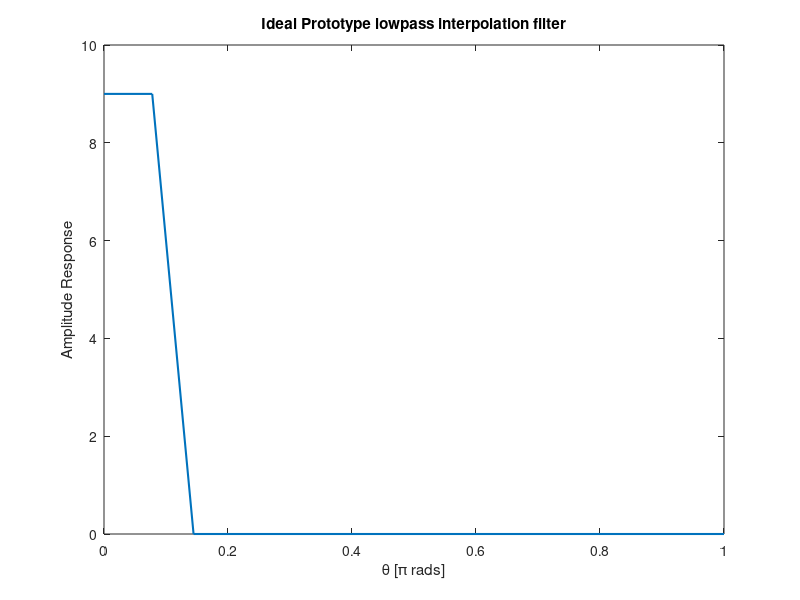

This figure's MATLAB source: (Note: this script raises an error after producing the figure.)
%%

clear all;
clc;
close all;

% this is a code for wet 3 of DSP

Fs = 1000; % original FS

%% Section 1

% ideal filter prototype

L = 9;
fsamp = Fs*L;
M = 1000;
fstop = 1.3/L;
fpass = 0.7/L;


% theta = 0:0.001:1;
% transition = fstop - fpass;
% line = (-1/transition)+fstop/transition;
% lpFilt = (theta < fpass)*L + L*(theta > fpass & theta < fstop).*(-1/transition*theta+fstop/transition);

theta = [0 fpass fstop 1];
lpFilt = [9 9 0 0];

figure(1)
plot(theta, (lpFilt),'-', 'LineWidth', 1.5);
xlim([ 0 1 ])
title('Ideal Prototype lowpass interpolation filter') 
xlabel('\theta [\pi rads]')
ylabel('Amplitude Response')


%% Section 2 

% equiripple remez
N = 135;
b = firpm(N-1, theta, lpFilt);
[h,w] = freqz(b,1,512);
figure(2);
plot(w/pi,db(abs(h)));
h_ripple = h;
hold on;
xlim([ 0 1 ])
title(['Equiripple Remez lowpass polyphase filter, Order = ' num2str(N)]) 
xlabel('\theta [\pi rads]')
ylabel('Amplitude Response')
legend({'Equirriple'})

polyPhaseEquiripple=cell(1,L);

figure(3);

legendPol = {};
for i=0:L-1
    %Phases_Mat_coeffs(i+1,:) = circshift(b, i);
    shifted = circshift(b, i);
    polyPhaseEquiripple{i+1} = shifted(1:L:end);
    grpdelay(shifted(1:L:end))
    legendPol{end+1} = ['Pol ' num2str(i)];
    hold on;
end
legend(legendPol);
ylim([-10 20]);
title(['Phase Delays of polyphase filters, Equiripple, Order = ' num2str(N)])

figure(4) 
legendPol = {};
for i=0:L-1
    %Phases_Mat_coeffs(i+1,:) = circshift(b, i);
    shifted = circshift(b, i);
    [h,w] = freqz(shifted(1:L:end),1);
    plot(w/pi,20*log10(abs(h)))
    legendPol{end+1} = ['Pol ' num2str(i)];
    hold on;
end
legend(legendPol);
title(['Magnitude Response of polyphase filters, Equiripple, Order = ' num2str(N)])
xlabel('Normalized Frequency (\times\pi rad/sample)')
ylabel('Magnitude (dB)')

%% Section 3

% LS

N = 135;
b = firls(N-1, theta, lpFilt);
[h,w] = freqz(b,1,512);
h_ls = h;
figure(5)
plot(w/pi,10*log10(abs(h_ls)));
hold on;
plot(w/pi,10*log10(abs(h_ripple)));
xlim([ 0 1 ])
title(['LS and Equirriple polyphase filter, Order = ' num2str(N)]) 
xlabel('\theta [\pi rads]')
ylabel('Amplitude Response')
legend({'LS', 'Equiripple'});

polyPhaseLS = cell(1,L);

figure(6)

legendPol = {};
for i=0:L-1
    %Phases_Mat_coeffs(i+1,:) = circshift(b, i);
    shifted = circshift(b, i);
    polyPhaseLS{i+1} = shifted(1:L:end);
    grpdelay(shifted(1:L:end))
    legendPol{end+1} = ['Pol ' num2str(i)];
    hold on;
end
legend(legendPol);
ylim([-10 20]);
title(['Phase Delays of polyphase filters, LS, Order = ' num2str(N)])
figure(7) 
legendPol = {};
for i=0:L-1
    %Phases_Mat_coeffs(i+1,:) = circshift(b, i);
    shifted = circshift(b, i);
    [h,w] = freqz(shifted(1:L:end),1);
    plot(w/pi,20*log10(abs(h)))
    legendPol{end+1} = ['Pol ' num2str(i)];
    hold on;
end
legend(legendPol);
title(['Magnitude Response of polyphase filters, LS, Order = ' num2str(N)])
xlabel('Normalized Frequency (\times\pi rad/sample)')
ylabel('Magnitude (dB)')






% this is a code for wet 3 Q2 of DSP

Fs = 8000; % original FS
Fs_y = 72000;

%% Q2 Section 1
t = linspace(0,pi,1000);
f1 = 1000;
f2 = 2000;
f3 = 3000;
phi1 = rand(1)*2*pi;
phi2 = rand(1)*2*pi;
phi3 = rand(1)*2*pi;
x = cos(2*pi*f1*t + phi1) + cos(2*pi*f2*t + phi2) + cos(2*pi*f3*t + phi3);

Ts = 1/Fs;
t_new = linspace(0, 511*Ts, 512);
x_n = cos(2*pi*f1*t_new + phi1) + cos(2*pi*f2*t_new + phi2) + cos(2*pi*f3*t_new + phi3);

Ts_y = 1/Fs_y;
t_new_y = 0:Ts_y:511*Ts;
y_m = cos(2*pi*f1*t_new_y + phi1) + cos(2*pi*f2*t_new_y + phi2) + cos(2*pi*f3*t_new_y + phi3);

figure(8);
plot(t_new, x_n,'-', 'LineWidth', 1.5);
hold on;
scatter(t_new, x_n);
scatter(t_new_y, y_m);
xlim([0, 5e-3]);
title('x[n] and y[m]');
legend({'x[n]', 'y[m]'});


%% Q2  Section 2

% EQUIRIPPLE RECOVERY 

u = cell(1,L);
y_length = length(upsample(filter(polyPhaseEquiripple{1},1,x_n),L));
y_hat = zeros(1,y_length);
for branch = 0:L-1 
    
    x_conv_p = filter(polyPhaseEquiripple{branch+1},1,x_n);
    ui = upsample(x_conv_p, L);
    y_hat_i = circshift(ui, branch);
    y_hat_i(1:branch) = 0;
    y_hat = y_hat + y_hat_i;
    
end

figure(9);

plot(y_m, '-', 'LineWidth', 1.5);
hold on;
plot(y_hat, '-', 'LineWidth', 1.5);
xlim([1 512])
title('y[m] and $\hat{y}[m]$','Interpreter','latex');
legend({'y[m]','$\hat{y}[m]$'},'Interpreter','latex');

corrEq = xcorr(y_hat, y_m);
[~,tmp] = max(corrEq);
delay_Eq = mod(tmp,y_length);
estD = delay_Eq;

[minY_m,~] = min(y_m);
[minY_eq,~] = min(y_hat);
[maxY_m,~] = max(y_m);
[maxY_eq,~] = max(y_hat);

shifted_eq = circshift(y_m, estD);
tmp = shifted_eq(1:length(y_m));
diffY_Eq = y_m - tmp;
figure(10)
plot(diffY_Eq, '-', 'LineWidth', 1.5);
title('Equiripple difference y[m] and $\hat{y}[m]$','Interpreter','latex');
SE_eq = sum((tmp - y_m).^2);


%% Q2 Section 3
% LS RECOVERY 

u = cell(1,L);
y_length = length(upsample(filter(polyPhaseLS{1},1,x_n),L));
y_hat_ls = zeros(1,y_length);
for branch = 0:L-1 
    
    x_conv_p = filter(polyPhaseLS{branch+1},1,x_n);
    ui = upsample(x_conv_p, L);
    y_hat_i = circshift(ui, branch);
    y_hat_i(1:branch) = 0;
    y_hat_ls = y_hat_ls + y_hat_i;
    
end

figure(11)

plot(y_m, '-', 'LineWidth', 1.5);
hold on;
plot(y_hat_ls, '-', 'LineWidth', 1.5);
title('y[m] and $\hat{y}[m]$','Interpreter','latex');
legend({'y[m]','$\hat{y}[m]$'},'Interpreter','latex');
xlim([1 512])

corrLS = xcorr(y_hat_ls, y_m);
[~,tmp] = max(corrLS);
delay_Eq = mod(tmp,y_length);
estD = delay_Eq;
[minY_m,~] = min(y_m);
[minY_LS,~] = min(y_hat_ls);
[maxY_m,~] = max(y_m);
[maxY_LS,~] = max(y_hat_ls);

shifted_eq = circshift(y_m, estD);
tmp = shifted_eq(1:length(y_m));
diffY_LS = y_m - tmp;
figure(12)
plot(diffY_LS, '-', 'LineWidth', 1.5);
title('LS difference y[m] and $\hat{y}[m]$','Interpreter','latex');
SE_LS = sum((tmp - y_m).^2);


